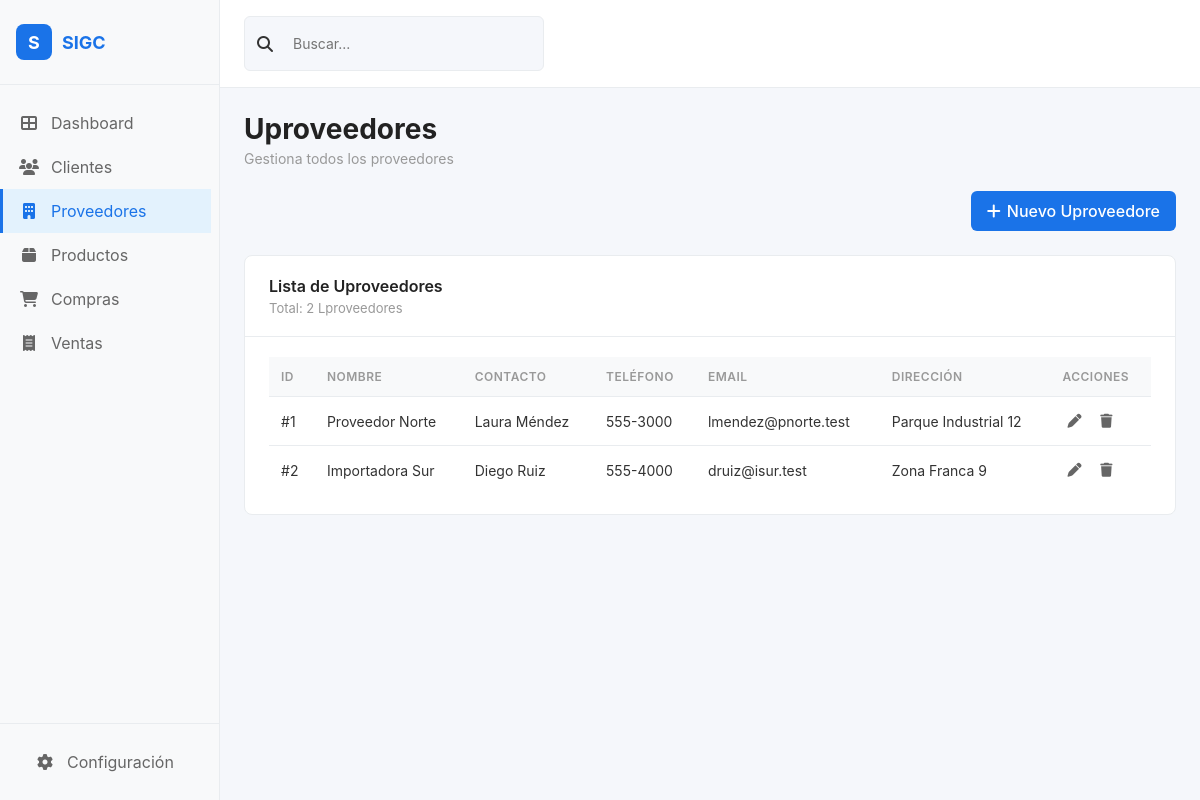
/modules/proveedores/read.php, run on the app's committed database.
### tables this page shows
CREATE TABLE IF NOT EXISTS proveedores (
  id INT AUTO_INCREMENT PRIMARY KEY,
  nombre VARCHAR(140) NOT NULL,
  contacto VARCHAR(140),
  telefono VARCHAR(60),
  email VARCHAR(160),
  direccion VARCHAR(200),
  creado_en TIMESTAMP DEFAULT CURRENT_TIMESTAMP
);

### modules/proveedores/read.php (the view, shortened to what this page needs)
<?php
require_once __DIR__ . '/../../config/layout.php';
$db = db();
$items = $db->query("SELECT * FROM proveedores ORDER BY creado_en DESC")->fetchAll();
echo renderHeader('Uproveedores','Gestiona todos los proveedores');
?>
<div style="display: flex; justify-content: space-between; align-items: center; margin-bottom: 24px;">
    <a href="create.php" class="btn-nuevo">
        <i class="fas fa-plus"></i>
        Nuevo Uproveedore
    </a>
</div>
<div class="card">
    <div class="card-header">
        <div>
            <h2>Lista de Uproveedores</h2>
            <p>Total: <?php echo count($items); ?> Lproveedores</p>
        </div>
    </div>
    <div class="card-content">
        <?php if(empty($items)): ?>
        <div class="empty-state">
            <i class="fas fa-building"></i>
            <h3>No hay Lproveedores registrados</h3>
            <p>Comienza agregando tu primer Lproveedore</p>
        </div>
        <?php else: ?>
        <table>
            <thead>
                <tr>
                    <th>ID</th>
                    <th>Nombre</th>
                    <th>Contacto</th>
                    <th>Teléfono</th>
                    <th>Email</th>
                    <th>Dirección</th>
                    <th>Acciones</th>
                </tr>
            </thead>
            <tbody>
                <?php foreach ($items as $item): ?>
                <tr>
                    <td>#<?php echo $item['id']; ?></td>
                    <td><?php echo htmlspecialchars($item['nombre']); ?></td>
                    <td><?php echo htmlspecialchars($item['contacto'] ?? $item['nombre'] ?? '-'); ?></td>
                    <td><?php echo htmlspecialchars($item['telefono'] ?? '-'); ?></td>
                    <td><?php echo htmlspecialchars($item['email'] ?? '-'); ?></td>
                    <td><?php echo htmlspecialchars($item['direccion'] ?? '-'); ?></td>
                    <td>
                        <div class="actions">
                            <a href="update.php?id=<?php echo $item['id']; ?>" class="btn-action" title="Editar">
                                <i class="fas fa-pen"></i>
                            </a>
                            <a href="delete.php?id=<?php echo $item['id']; ?>" class="btn-action delete" title="Eliminar" onclick="return confirm('¿Eliminar?')">
                                <i class="fas fa-trash"></i>
                            </a>
                        </div>
                    </td>
                </tr>
                <?php endforeach; ?>
            </tbody>
        </table>
        <?php endif; ?>
    </div>
</div>
<?php echo renderFooter(); ?>

### config/layout.php (style rules this page uses)
* { margin: 0; padding: 0; box-sizing: border-box; }
body { font-family: -apple-system, BlinkMacSystemFont, 'Segoe UI', Roboto, 'Helvetica Neue', Arial, sans-serif; background: #f5f7fb; color: #333; }
.btn-nuevo { background: #1a73e8; color: white; border: none; padding: 10px 16px; border-radius: 6px; cursor: pointer; display: flex; align-items: center; gap: 6px; font-weight: 500; transition: background 0.2s; text-decoration: none; }
.card { background: white; border-radius: 8px; border: 1px solid #e9ecef; overflow: hidden; margin-bottom: 24px; }
.card-header { padding: 20px 24px; border-bottom: 1px solid #e9ecef; display: flex; justify-content: space-between; align-items: center; }
.card-header h2 { font-size: 16px; font-weight: 600; color: #222; }
.card-header p { font-size: 13px; color: #999; margin-top: 4px; }
.card-content { padding: 20px 24px; }
table { width: 100%; border-collapse: collapse; }
thead { background: #f8f9fa; }
th { padding: 12px; text-align: left; font-size: 12px; color: #999; text-transform: uppercase; letter-spacing: 0.5px; font-weight: 600; }
td { padding: 12px; border-top: 1px solid #e9ecef; font-size: 14px; }
.actions { display: flex; gap: 8px; }
.btn-action { background: none; border: none; cursor: pointer; color: #666; font-size: 14px; padding: 4px; transition: color 0.2s; width: 24px; height: 24px; display: flex; align-items: center; justify-content: center; text-decoration: none; }

### data on the page
proveedores: id "1", nombre "Proveedor Norte", contacto "Laura Méndez", telefono "555-3000", email "lmendez@pnorte.test", direccion "Parque Industrial 12"
proveedores: id "2", nombre "Importadora Sur", contacto "Diego Ruiz", telefono "555-4000", email "druiz@isur.test", direccion "Zona Franca 9"

### other printed values
$pageTitle "Uproveedores"
$pageSubtitle "Gestiona todos los proveedores"
count($items) "2"
